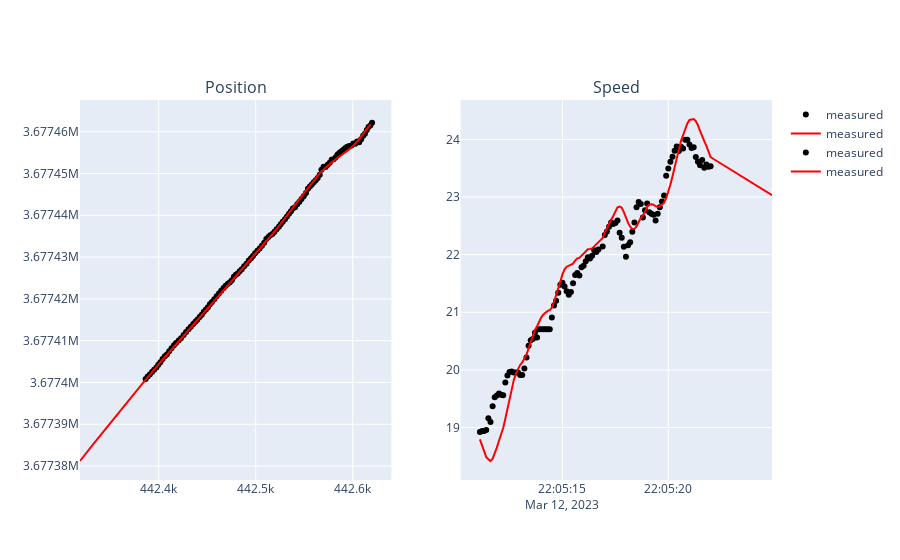

Notebook code cell kept with this figure:
### Code cell
from plotly.subplots import make_subplots

fig = make_subplots(
    rows=1,
    cols=2,
    subplot_titles=("Position", "Speed"),
    specs=[[{"type": "scatter"}, {"type": "scatter"}]],
)

fig.add_trace(
    go.Scatter(
        x=veh_df.utm_x,
        y=veh_df.utm_y,
        mode="markers",
        opacity=1,
        marker_color="black",
        name="measured",
        showlegend=True,
    ),
    row=1,
    col=1,
)

fig.add_trace(
    go.Scatter(
        x=kalman_vehicle_df.utm_x,
        y=kalman_vehicle_df.utm_y,
        mode="lines",
        opacity=1,
        line_color="red",
        name="measured",
        showlegend=True,
    ),
    row=1,
    col=1,
)



fig.add_trace(
    go.Scatter(
        x=veh_df.epoch_time,
        y=veh_df.f32_velocityInDir_mps,
        mode="markers",
        opacity=1,
        marker_color="black",
        name="measured",
        showlegend=True,
    ),
    row=1,
    col=2,
)

fig.add_trace(
    go.Scatter(
        x=kalman_vehicle_df.epoch_time,
        y=kalman_vehicle_df.filtered_speed,
        mode="lines",
        opacity=1,
        line_color="red",
        name="measured",
        showlegend=True,
    ),
    row=1,
    col=2,
)

fig.show()
